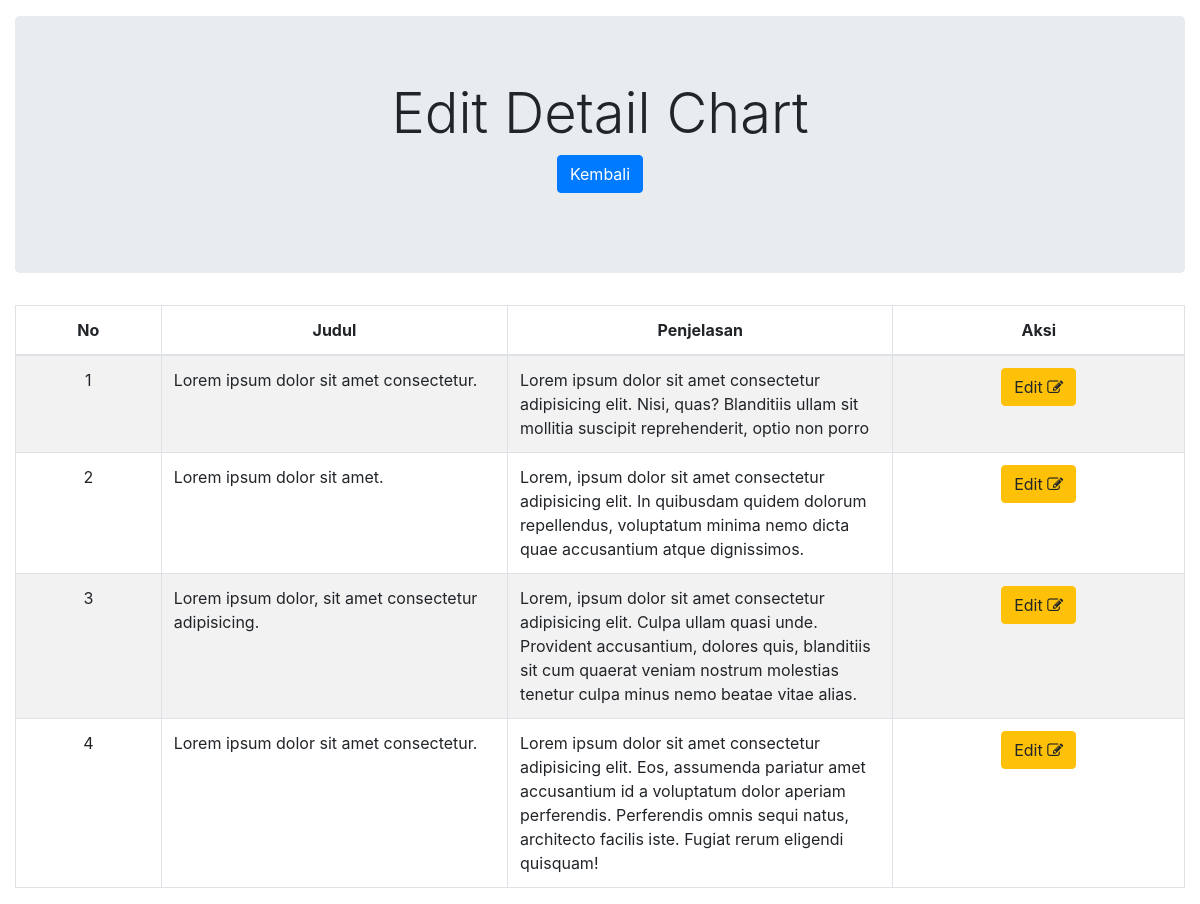
Before: /crud.php with the older database file.
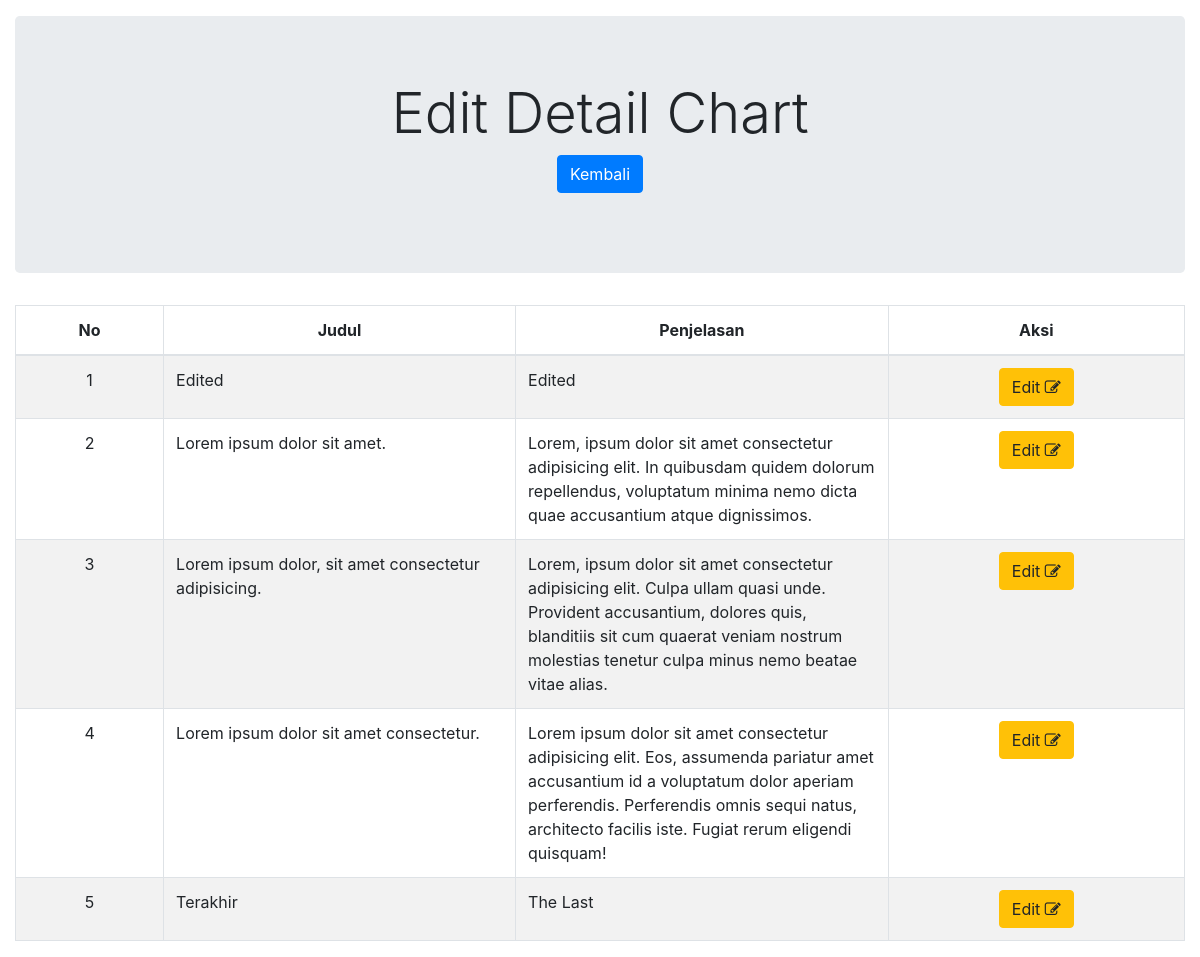
After: the same page with the newer database file.
### tables this page shows
CREATE TABLE `tb_artikel` (
  `id` int(11) NOT NULL,
  `created_at` datetime NOT NULL DEFAULT CURRENT_TIMESTAMP,
  `judul` varchar(255) NOT NULL,
  `penjelasan` text NOT NULL
);

### crud.php (the view, shortened to what this page needs)
<?php include "header.php"; ?>
<?php include "koneksi.php"; ?>
<div class="mt-3 jumbotron text-center">
	<h1 class="display-4">Edit Detail Chart</h1>
	<p class="lead">
		<a href="index.php"><button type="button" class="btn btn-primary">Kembali</button></a>
	</p>
</div>
<div class="table-responsive">
	<table class="table table-bordered table-hover table-striped">
		<thead style="vertical-align: middle;">
			<tr>
				<th class="text-center" width="50px">No</th>
				<th class="text-center" width="100px">Judul</th>
				<th class="text-center" width="100px">Penjelasan</th>
				<th class="text-center" width="50px">Aksi</th>
			</tr>
		</thead>
		<tbody>
			<?php
			$no = 1;
			$data_statistik = $koneksi->query("SELECT * FROM tb_artikel ORDER BY id ASC");
			$jumlah_data = $data_statistik->num_rows;
			if ($jumlah_data > 0) {
				while ($pecah = $data_statistik->fetch_assoc()) {
			?>
					<tr>
						<td class="text-center" width="30px"><?php echo $no; ?></td>
						<td><?php echo $pecah['judul']; ?></td>
						<td><?php echo $pecah['penjelasan']; ?></td>
						<td class="text-center">
							<a type="button" class="btn btn-warning btn-edit" data-id="<?= $pecah['id']; ?>" data-judul="<?= $pecah['judul']; ?>" data-penjelasan="<?= $pecah['penjelasan']; ?>">
								Edit <i class="fa fa-edit"></i></a>
						</td>
					</tr>
				<?php
					$no++;
				}
			}
			?>
		</tbody>
	</table>
</div>
<?php include "footer.php"; ?>

### header.php (shortened to what this page needs)
<!DOCTYPE html>
<html>
<head>
	<link rel="stylesheet" href="https://cdn.jsdelivr.net/npm/bootstrap@4.0.0/dist/css/bootstrap.min.css">
	<link href="https://cdnjs.cloudflare.com/ajax/libs/limonte-sweetalert2/7.33.1/sweetalert2.min.css" rel="stylesheet">
	<link rel="stylesheet" href="https://cdnjs.cloudflare.com/ajax/libs/font-awesome/4.7.0/css/font-awesome.min.css" />
	<link rel="stylesheet" href="assets/style.css">
</head>
<body class="hold-transition sidebar-mini layout-fixed">
	<div class="wrapper">
		<div class="container-fluid">

### footer.php (shortened to what this page needs)
</div>
</div>
</body>
</html>

Changed rows visible on the page:
changed tb_artikel: judul "Lorem ipsum dolor sit amet consectetur." → "Edited"; penjelasan "Lorem ipsum dolor sit amet consectetur adipisicing elit. Nisi, quas? Blanditiis ullam sit mollitia suscipit reprehenderit, optio non porro" → "Edited"
added tb_artikel: judul "Terakhir", penjelasan "The Last"
